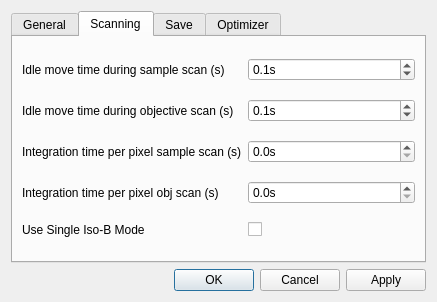
<?xml version="1.0" encoding="UTF-8"?>
<ui version="4.0">
 <class>SettingsDialog</class>
 <widget class="QDialog" name="SettingsDialog">
  <property name="geometry">
   <rect>
    <x>0</x>
    <y>0</y>
    <width>437</width>
    <height>302</height>
   </rect>
  </property>
  <property name="sizePolicy">
   <sizepolicy hsizetype="Preferred" vsizetype="Preferred">
    <horstretch>0</horstretch>
    <verstretch>0</verstretch>
   </sizepolicy>
  </property>
  <property name="windowTitle">
   <string>Settings Window</string>
  </property>
  <layout class="QVBoxLayout" name="verticalLayout">
   <item>
    <widget class="QTabWidget" name="settings_tabWidget">
     <property name="tabShape">
      <enum>QTabWidget::Rounded</enum>
     </property>
     <property name="currentIndex">
      <number>1</number>
     </property>
     <widget class="QWidget" name="tab_1">
      <attribute name="title">
       <string>General</string>
      </attribute>
      <layout class="QGridLayout" name="gridLayout">
       <item row="0" column="0">
        <widget class="QLabel" name="xy_range_label">
         <property name="toolTip">
          <string>&lt;html&gt;&lt;head/&gt;&lt;body&gt;&lt;p&gt;Specify the move time to target position of the sample scanner. During this move, no measurements will be performed.&lt;/p&gt;&lt;/body&gt;&lt;/html&gt;</string>
         </property>
         <property name="text">
          <string>Idle move time sample scanner (s):</string>
         </property>
        </widget>
       </item>
       <item row="0" column="1">
        <widget class="ScienDSpinBox" name="idle_move_target_sample_DoubleSpinBox">
         <property name="toolTip">
          <string>&lt;html&gt;&lt;head/&gt;&lt;body&gt;&lt;p&gt;Specify the move time to target position of the sample scanner. During this move, no measurements will be performed.&lt;/p&gt;&lt;/body&gt;&lt;/html&gt;</string>
         </property>
         <property name="buttonSymbols">
          <enum>QAbstractSpinBox::PlusMinus</enum>
         </property>
         <property name="specialValueText">
          <string/>
         </property>
         <property name="suffix">
          <string>s</string>
         </property>
         <property name="decimals">
          <number>1</number>
         </property>
         <property name="maximum">
          <double>20.000000000000000</double>
         </property>
         <property name="singleStep">
          <double>0.100000000000000</double>
         </property>
         <property name="value">
          <double>1.000000000000000</double>
         </property>
        </widget>
       </item>
       <item row="1" column="0">
        <widget class="QLabel" name="label">
         <property name="toolTip">
          <string>&lt;html&gt;&lt;head/&gt;&lt;body&gt;&lt;p&gt;Specify the move time to target position of the objective scanner. During this move, no measurements will be performed.&lt;/p&gt;&lt;/body&gt;&lt;/html&gt;</string>
         </property>
         <property name="text">
          <string>Idle move time objective scanner (s)</string>
         </property>
        </widget>
       </item>
       <item row="1" column="1">
        <widget class="ScienDSpinBox" name="idle_move_target_obj_DoubleSpinBox">
         <property name="toolTip">
          <string>&lt;html&gt;&lt;head/&gt;&lt;body&gt;&lt;p&gt;Specify the move time to target position of the objective scanner. During this move, no measurements will be performed.&lt;/p&gt;&lt;/body&gt;&lt;/html&gt;</string>
         </property>
         <property name="suffix">
          <string>s</string>
         </property>
         <property name="decimals">
          <number>1</number>
         </property>
         <property name="maximum">
          <double>20.000000000000000</double>
         </property>
         <property name="singleStep">
          <double>0.100000000000000</double>
         </property>
         <property name="value">
          <double>0.500000000000000</double>
         </property>
        </widget>
       </item>
      </layout>
     </widget>
     <widget class="QWidget" name="tab">
      <attribute name="title">
       <string>Scanning</string>
      </attribute>
      <layout class="QGridLayout" name="gridLayout_2">
       <item row="0" column="1">
        <widget class="ScienDSpinBox" name="idle_move_scan_sample_DoubleSpinBox">
         <property name="toolTip">
          <string>&lt;html&gt;&lt;head/&gt;&lt;body&gt;&lt;p&gt;&lt;span style=&quot; font-size:10pt;&quot;&gt;The time the sample scanner can take for an idle move, i.e. a move where no measurement is performed. This is the time to approach e.g. to a new position, if the current one is not identical with the previous one. Be careful with times &amp;lt;0.1s as the movement will affect the scan result.&lt;/span&gt;&lt;/p&gt;&lt;/body&gt;&lt;/html&gt;</string>
         </property>
         <property name="suffix">
          <string>s</string>
         </property>
         <property name="decimals">
          <number>1</number>
         </property>
         <property name="maximum">
          <double>20.000000000000000</double>
         </property>
         <property name="singleStep">
          <double>0.100000000000000</double>
         </property>
         <property name="value">
          <double>0.100000000000000</double>
         </property>
        </widget>
       </item>
       <item row="1" column="1">
        <widget class="ScienDSpinBox" name="idle_move_scan_obj_DoubleSpinBox">
         <property name="toolTip">
          <string>&lt;html&gt;&lt;head/&gt;&lt;body&gt;&lt;p&gt;&lt;span style=&quot; font-size:10pt;&quot;&gt;The time the objective scanner can take for an idle move, i.e. a move where no measurement is performed. This is the time to approach e.g. to a new position, if the current one is not identical with the previous one. Be careful with times &amp;lt;0.1s as the movement will affect the scan result.&lt;/span&gt;&lt;/p&gt;&lt;/body&gt;&lt;/html&gt;</string>
         </property>
         <property name="suffix">
          <string>s</string>
         </property>
         <property name="decimals">
          <number>1</number>
         </property>
         <property name="maximum">
          <double>20.000000000000000</double>
         </property>
         <property name="singleStep">
          <double>0.100000000000000</double>
         </property>
         <property name="value">
          <double>0.100000000000000</double>
         </property>
        </widget>
       </item>
       <item row="0" column="0">
        <widget class="QLabel" name="label_2">
         <property name="text">
          <string>Idle move time during sample scan (s)</string>
         </property>
        </widget>
       </item>
       <item row="3" column="0">
        <widget class="QLabel" name="label_10">
         <property name="text">
          <string>Integration time per pixel obj scan (s)</string>
         </property>
        </widget>
       </item>
       <item row="3" column="1">
        <widget class="ScienDSpinBox" name="int_time_obj_scan_DoubleSpinBox">
         <property name="toolTip">
          <string>&lt;html&gt;&lt;head/&gt;&lt;body&gt;&lt;p&gt;The integration time per pixel for an objective scan. Be aware to choose this number wisely, as it determines your scan speed.&lt;/p&gt;&lt;/body&gt;&lt;/html&gt;</string>
         </property>
         <property name="suffix">
          <string>s</string>
         </property>
         <property name="decimals">
          <number>1</number>
         </property>
         <property name="maximum">
          <double>20.000000000000000</double>
         </property>
         <property name="singleStep">
          <double>0.100000000000000</double>
         </property>
         <property name="value">
          <double>0.000000000000000</double>
         </property>
        </widget>
       </item>
       <item row="1" column="0">
        <widget class="QLabel" name="label_3">
         <property name="text">
          <string>Idle move time during objective scan (s)</string>
         </property>
        </widget>
       </item>
       <item row="2" column="0">
        <widget class="QLabel" name="label_11">
         <property name="text">
          <string>Integration time per pixel sample scan (s)</string>
         </property>
        </widget>
       </item>
       <item row="2" column="1">
        <widget class="ScienDSpinBox" name="int_time_sample_scan_DoubleSpinBox">
         <property name="toolTip">
          <string>&lt;html&gt;&lt;head/&gt;&lt;body&gt;&lt;p&gt;The integration time per pixel for a sample scan. Be aware to choose this number wisely, as it determines your scan speed.&lt;/p&gt;&lt;/body&gt;&lt;/html&gt;</string>
         </property>
         <property name="suffix">
          <string>s</string>
         </property>
         <property name="decimals">
          <number>1</number>
         </property>
         <property name="maximum">
          <double>20.000000000000000</double>
         </property>
         <property name="singleStep">
          <double>0.100000000000000</double>
         </property>
         <property name="value">
          <double>0.000000000000000</double>
         </property>
        </widget>
       </item>
       <item row="4" column="1">
        <widget class="QCheckBox" name="single_iso_b_operation_CheckBox">
         <property name="toolTip">
          <string>&lt;html&gt;&lt;head/&gt;&lt;body&gt;&lt;p&gt;Switch on the so called 'Single Iso-B' mode, which will extend the QAFM scan.&lt;br/&gt;In this mode you will be able to set in the main window a MW frequency and the MW gain value to apply an MW signal during the QAFM scan. Ideally, you should have measured an ESR spectrum before, to obtain the proper parameters for MW frequency and MW gain. A suggested selection for the MW frequency is at the FWHM (full-width half-maximum) points of one of the ESR resonance peaks from the nitrogen vacancy (i.e. where the slope is maximal).&lt;/p&gt;&lt;/body&gt;&lt;/html&gt;</string>
         </property>
         <property name="text">
          <string/>
         </property>
        </widget>
       </item>
       <item row="4" column="0">
        <widget class="QLabel" name="label_12">
         <property name="toolTip">
          <string>&lt;html&gt;&lt;head/&gt;&lt;body&gt;&lt;p&gt;Switch on the so called 'Single Iso-B' mode, which will extend the QAFM scan.&lt;br/&gt;In this mode you will be able to set in the main window a MW frequency and the MW gain value to apply an MW signal during the QAFM scan. Ideally, you should have measured an ESR spectrum before, to obtain the proper parameters for MW frequency and MW gain. A suggested selection for the MW frequency is at the FWHM (full-width half-maximum) points of one of the ESR resonance peaks from the nitrogen vacancy (i.e. where the slope is maximal).&lt;/p&gt;&lt;/body&gt;&lt;/html&gt;</string>
         </property>
         <property name="text">
          <string>Use Single Iso-B Mode</string>
         </property>
        </widget>
       </item>
      </layout>
     </widget>
     <widget class="QWidget" name="tab_2">
      <attribute name="title">
       <string>Save</string>
      </attribute>
      <layout class="QGridLayout" name="gridLayout_3">
       <item row="0" column="2">
        <widget class="QLineEdit" name="rootfolder_name_LineEdit">
         <property name="toolTip">
          <string>&lt;html&gt;&lt;head/&gt;&lt;body&gt;&lt;p&gt;Set the name for the root folder, where all data are created. This helps to group measurements to a certain event.&lt;/p&gt;&lt;/body&gt;&lt;/html&gt;</string>
         </property>
        </widget>
       </item>
       <item row="0" column="0">
        <widget class="QLabel" name="label_4">
         <property name="text">
          <string>Root folder name for measurements</string>
         </property>
        </widget>
       </item>
       <item row="1" column="2">
        <widget class="QCheckBox" name="create_summary_pic_CheckBox">
         <property name="toolTip">
          <string>&lt;html&gt;&lt;head/&gt;&lt;body&gt;&lt;p&gt;Save in addition to the usual data a summary picture of the sample scan, where all the measured signals are displayed corresponding to one scanning direction.&lt;/p&gt;&lt;/body&gt;&lt;/html&gt;</string>
         </property>
         <property name="layoutDirection">
          <enum>Qt::LeftToRight</enum>
         </property>
         <property name="text">
          <string/>
         </property>
        </widget>
       </item>
       <item row="1" column="0">
        <widget class="QLabel" name="label_5">
         <property name="text">
          <string>Create summary picture</string>
         </property>
        </widget>
       </item>
      </layout>
     </widget>
     <widget class="QWidget" name="tab_3">
      <attribute name="title">
       <string>Optimizer</string>
      </attribute>
      <layout class="QGridLayout" name="gridLayout_5">
       <item row="2" column="2">
        <widget class="QLabel" name="z_res_label">
         <property name="text">
          <string>Z Resolution (#):</string>
         </property>
        </widget>
       </item>
       <item row="2" column="1">
        <widget class="ScienDSpinBox" name="optimizer_z_range_DoubleSpinBox">
         <property name="toolTip">
          <string>&lt;html&gt;&lt;head/&gt;&lt;body&gt;&lt;p&gt;&lt;span style=&quot; font-size:10pt;&quot;&gt;Scan range of the optimizer in the z direction.&lt;/span&gt;&lt;/p&gt;&lt;/body&gt;&lt;/html&gt;</string>
         </property>
         <property name="suffix">
          <string>m</string>
         </property>
         <property name="decimals">
          <number>1</number>
         </property>
         <property name="maximum">
          <double>5.000000000000000</double>
         </property>
         <property name="singleStep">
          <double>0.100000000000000</double>
         </property>
         <property name="value">
          <double>2.000000000000000</double>
         </property>
        </widget>
       </item>
       <item row="0" column="1">
        <widget class="ScienDSpinBox" name="optimizer_x_range_DoubleSpinBox">
         <property name="toolTip">
          <string>&lt;html&gt;&lt;head/&gt;&lt;body&gt;&lt;p&gt;&lt;span style=&quot; font-size:10pt;&quot;&gt;Scan range of the optimizer in the x direction.&lt;/span&gt;&lt;/p&gt;&lt;/body&gt;&lt;/html&gt;</string>
         </property>
         <property name="buttonSymbols">
          <enum>QAbstractSpinBox::PlusMinus</enum>
         </property>
         <property name="specialValueText">
          <string/>
         </property>
         <property name="suffix">
          <string>m</string>
         </property>
         <property name="decimals">
          <number>1</number>
         </property>
         <property name="maximum">
          <double>1.000000000000000</double>
         </property>
         <property name="singleStep">
          <double>0.100000000000000</double>
         </property>
         <property name="value">
          <double>1.000000000000000</double>
         </property>
        </widget>
       </item>
       <item row="0" column="3">
        <widget class="QSpinBox" name="optimizer_x_res_SpinBox">
         <property name="toolTip">
          <string>&lt;html&gt;&lt;head/&gt;&lt;body&gt;&lt;p&gt;&lt;span style=&quot; font-size:10pt;&quot;&gt;Specify the number of points within the x scan range.&lt;/span&gt;&lt;/p&gt;&lt;/body&gt;&lt;/html&gt;</string>
         </property>
         <property name="minimum">
          <number>1</number>
         </property>
         <property name="maximum">
          <number>1000</number>
         </property>
         <property name="value">
          <number>10</number>
         </property>
        </widget>
       </item>
       <item row="1" column="1">
        <widget class="ScienDSpinBox" name="optimizer_y_range_DoubleSpinBox">
         <property name="toolTip">
          <string>&lt;html&gt;&lt;head/&gt;&lt;body&gt;&lt;p&gt;&lt;span style=&quot; font-size:10pt;&quot;&gt;Scan range of the optimizer in the y direction.&lt;/span&gt;&lt;/p&gt;&lt;/body&gt;&lt;/html&gt;</string>
         </property>
         <property name="suffix">
          <string>m</string>
         </property>
         <property name="decimals">
          <number>1</number>
         </property>
         <property name="maximum">
          <double>1.000000000000000</double>
         </property>
         <property name="singleStep">
          <double>0.100000000000000</double>
         </property>
         <property name="value">
          <double>1.000000000000000</double>
         </property>
        </widget>
       </item>
       <item row="1" column="2">
        <widget class="QLabel" name="label_6">
         <property name="text">
          <string>Y Resolution (#):</string>
         </property>
        </widget>
       </item>
       <item row="0" column="0">
        <widget class="QLabel" name="xy_range_label_2">
         <property name="toolTip">
          <string>&lt;html&gt;&lt;head/&gt;&lt;body&gt;&lt;p&gt;&lt;span style=&quot; font-size:10pt;&quot;&gt;Scan range of the optimizer in the x direction.&lt;/span&gt;&lt;/p&gt;&lt;/body&gt;&lt;/html&gt;</string>
         </property>
         <property name="text">
          <string>X Range:</string>
         </property>
        </widget>
       </item>
       <item row="0" column="2">
        <widget class="QLabel" name="xy_res_label">
         <property name="text">
          <string>X Resolution (#):</string>
         </property>
        </widget>
       </item>
       <item row="1" column="3">
        <widget class="QSpinBox" name="optimizer_y_res_SpinBox">
         <property name="toolTip">
          <string>&lt;html&gt;&lt;head/&gt;&lt;body&gt;&lt;p&gt;&lt;span style=&quot; font-size:10pt;&quot;&gt;Specify the number of points within the y scan range.&lt;/span&gt;&lt;/p&gt;&lt;/body&gt;&lt;/html&gt;</string>
         </property>
         <property name="maximum">
          <number>1000</number>
         </property>
         <property name="value">
          <number>15</number>
         </property>
        </widget>
       </item>
       <item row="2" column="0">
        <widget class="QLabel" name="z_range_label">
         <property name="toolTip">
          <string>&lt;html&gt;&lt;head/&gt;&lt;body&gt;&lt;p&gt;&lt;span style=&quot; font-size:10pt;&quot;&gt;Scan range of the optimizer in the z direction.&lt;/span&gt;&lt;/p&gt;&lt;/body&gt;&lt;/html&gt;</string>
         </property>
         <property name="text">
          <string>Z Range:</string>
         </property>
        </widget>
       </item>
       <item row="3" column="0">
        <widget class="QLabel" name="count_freq_label">
         <property name="toolTip">
          <string>Frequency at which the scan pixels are acquired.</string>
         </property>
         <property name="text">
          <string>Integration time per pixel (s):</string>
         </property>
        </widget>
       </item>
       <item row="3" column="1">
        <widget class="ScienDSpinBox" name="optimizer_int_time_DoubleSpinBox">
         <property name="toolTip">
          <string>&lt;html&gt;&lt;head/&gt;&lt;body&gt;&lt;p&gt;The time the counter will record a value per pixel. This value will be used to normalize the measured counts to counts/s.&lt;/p&gt;&lt;/body&gt;&lt;/html&gt;</string>
         </property>
         <property name="suffix">
          <string>s</string>
         </property>
         <property name="decimals">
          <number>1</number>
         </property>
         <property name="singleStep">
          <double>0.100000000000000</double>
         </property>
         <property name="value">
          <double>0.000000000000000</double>
         </property>
        </widget>
       </item>
       <item row="4" column="0">
        <widget class="QLabel" name="label_8">
         <property name="toolTip">
          <string>&lt;html&gt;&lt;head/&gt;&lt;body&gt;&lt;p&gt;This will enable a periodic optimizer request. Whenever the checkbox is set, an optimizer request will be created. Uncheck this box to disable the periodic optimization.&lt;/p&gt;&lt;/body&gt;&lt;/html&gt;</string>
         </property>
         <property name="text">
          <string>Periodic Optimizer Request:</string>
         </property>
        </widget>
       </item>
       <item row="4" column="1">
        <widget class="QCheckBox" name="optimizer_request_CheckBox">
         <property name="enabled">
          <bool>false</bool>
         </property>
         <property name="toolTip">
          <string>&lt;html&gt;&lt;head/&gt;&lt;body&gt;&lt;p&gt;This will enable a periodic optimizer request. Whenever the checkbox is set, an optimizer request will be created. Uncheck this box to disable the periodic optimization.&lt;/p&gt;&lt;/body&gt;&lt;/html&gt;</string>
         </property>
         <property name="text">
          <string/>
         </property>
        </widget>
       </item>
       <item row="5" column="0">
        <widget class="QLabel" name="label_9">
         <property name="toolTip">
          <string>&lt;html&gt;&lt;head/&gt;&lt;body&gt;&lt;p&gt;If Periodic Optimizer Request is set, then the sensor will be optimized as soon as possible after the specified optimization period.&lt;/p&gt;&lt;/body&gt;&lt;/html&gt;</string>
         </property>
         <property name="text">
          <string>Optimize Periode (s):</string>
         </property>
        </widget>
       </item>
       <item row="1" column="0">
        <widget class="QLabel" name="label_7">
         <property name="toolTip">
          <string>&lt;html&gt;&lt;head/&gt;&lt;body&gt;&lt;p&gt;&lt;span style=&quot; font-size:10pt;&quot;&gt;Scan range of the optimizer in the y direction.&lt;/span&gt;&lt;/p&gt;&lt;/body&gt;&lt;/html&gt;</string>
         </property>
         <property name="text">
          <string>Y Range:</string>
         </property>
        </widget>
       </item>
       <item row="2" column="3">
        <widget class="QSpinBox" name="optimizer_z_res_SpinBox">
         <property name="toolTip">
          <string>&lt;html&gt;&lt;head/&gt;&lt;body&gt;&lt;p&gt;&lt;span style=&quot; font-size:10pt;&quot;&gt;Specify the number of points within the z scan range.&lt;/span&gt;&lt;/p&gt;&lt;/body&gt;&lt;/html&gt;</string>
         </property>
         <property name="minimum">
          <number>1</number>
         </property>
         <property name="maximum">
          <number>1000</number>
         </property>
         <property name="value">
          <number>30</number>
         </property>
        </widget>
       </item>
       <item row="5" column="1">
        <widget class="ScienDSpinBox" name="optimizer_period_DoubleSpinBox">
         <property name="enabled">
          <bool>false</bool>
         </property>
         <property name="toolTip">
          <string>&lt;html&gt;&lt;head/&gt;&lt;body&gt;&lt;p&gt;If Periodic Optimizer Request is set, then the sensor will be optimized as soon as possible after the specified optimization period.&lt;/p&gt;&lt;/body&gt;&lt;/html&gt;</string>
         </property>
         <property name="suffix">
          <string>s</string>
         </property>
         <property name="decimals">
          <number>1</number>
         </property>
         <property name="maximum">
          <double>1000.000000000000000</double>
         </property>
         <property name="value">
          <double>60.000000000000000</double>
         </property>
        </widget>
       </item>
      </layout>
     </widget>
    </widget>
   </item>
   <item>
    <widget class="QDialogButtonBox" name="buttonBox">
     <property name="locale">
      <locale language="English" country="UnitedStates"/>
     </property>
     <property name="orientation">
      <enum>Qt::Horizontal</enum>
     </property>
     <property name="standardButtons">
      <set>QDialogButtonBox::Apply|QDialogButtonBox::Cancel|QDialogButtonBox::Ok</set>
     </property>
     <property name="centerButtons">
      <bool>false</bool>
     </property>
    </widget>
   </item>
  </layout>
 </widget>
 <customwidgets>
  <customwidget>
   <class>ScienDSpinBox</class>
   <extends>QDoubleSpinBox</extends>
   <header>qtwidgets.scientific_spinbox.h</header>
  </customwidget>
 </customwidgets>
 <tabstops>
  <tabstop>buttonBox</tabstop>
 </tabstops>
 <resources/>
 <connections>
  <connection>
   <sender>buttonBox</sender>
   <signal>accepted()</signal>
   <receiver>SettingsDialog</receiver>
   <slot>accept()</slot>
   <hints>
    <hint type="sourcelabel">
     <x>257</x>
     <y>224</y>
    </hint>
    <hint type="destinationlabel">
     <x>157</x>
     <y>274</y>
    </hint>
   </hints>
  </connection>
  <connection>
   <sender>buttonBox</sender>
   <signal>rejected()</signal>
   <receiver>SettingsDialog</receiver>
   <slot>reject()</slot>
   <hints>
    <hint type="sourcelabel">
     <x>325</x>
     <y>224</y>
    </hint>
    <hint type="destinationlabel">
     <x>286</x>
     <y>274</y>
    </hint>
   </hints>
  </connection>
 </connections>
</ui>
